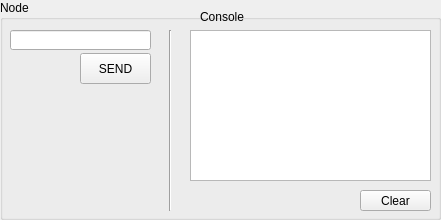
<?xml version="1.0" encoding="UTF-8"?>
<ui version="4.0">
 <class>TKN_NodeBox</class>
 <widget class="QGroupBox" name="TKN_NodeBox">
  <property name="geometry">
   <rect>
    <x>0</x>
    <y>0</y>
    <width>441</width>
    <height>220</height>
   </rect>
  </property>
  <property name="windowTitle">
   <string>GroupBox</string>
  </property>
  <property name="title">
   <string>Node</string>
  </property>
  <widget class="QPushButton" name="pushButton">
   <property name="geometry">
    <rect>
     <x>80</x>
     <y>53</y>
     <width>71</width>
     <height>31</height>
    </rect>
   </property>
   <property name="text">
    <string>SEND</string>
   </property>
  </widget>
  <widget class="QLineEdit" name="lineEdit_DataToSend">
   <property name="geometry">
    <rect>
     <x>10</x>
     <y>30</y>
     <width>141</width>
     <height>20</height>
    </rect>
   </property>
   <property name="font">
    <font>
     <family>Monospace</family>
     <weight>75</weight>
     <bold>true</bold>
    </font>
   </property>
   <property name="text">
    <string/>
   </property>
   <property name="maxLength">
    <number>16</number>
   </property>
  </widget>
  <widget class="QTextEdit" name="textEdit_Console">
   <property name="geometry">
    <rect>
     <x>190</x>
     <y>30</y>
     <width>241</width>
     <height>151</height>
    </rect>
   </property>
  </widget>
  <widget class="QPushButton" name="buttonClear">
   <property name="geometry">
    <rect>
     <x>360</x>
     <y>190</y>
     <width>71</width>
     <height>21</height>
    </rect>
   </property>
   <property name="text">
    <string>Clear</string>
   </property>
  </widget>
  <widget class="QLabel" name="label">
   <property name="geometry">
    <rect>
     <x>200</x>
     <y>10</y>
     <width>46</width>
     <height>13</height>
    </rect>
   </property>
   <property name="text">
    <string>Console</string>
   </property>
  </widget>
  <widget class="Line" name="line">
   <property name="geometry">
    <rect>
     <x>160</x>
     <y>30</y>
     <width>20</width>
     <height>181</height>
    </rect>
   </property>
   <property name="orientation">
    <enum>Qt::Vertical</enum>
   </property>
  </widget>
 </widget>
 <resources/>
 <connections/>
</ui>
